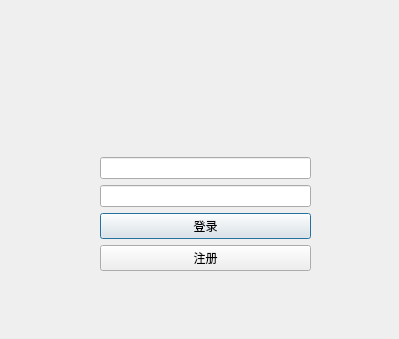
<?xml version="1.0" encoding="UTF-8"?>
<ui version="4.0">
 <class>Login</class>
 <widget class="QDialog" name="Login">
  <property name="geometry">
   <rect>
    <x>0</x>
    <y>0</y>
    <width>399</width>
    <height>339</height>
   </rect>
  </property>
  <property name="windowTitle">
   <string>Dialog</string>
  </property>
  <widget class="QWidget" name="layoutWidget">
   <property name="geometry">
    <rect>
     <x>100</x>
     <y>70</y>
     <width>211</width>
     <height>201</height>
    </rect>
   </property>
   <layout class="QVBoxLayout" name="verticalLayout">
    <item>
     <widget class="QLabel" name="wechat">
      <property name="text">
       <string/>
      </property>
     </widget>
    </item>
    <item>
     <widget class="QLineEdit" name="userName">
      <property name="text">
       <string/>
      </property>
     </widget>
    </item>
    <item>
     <widget class="QLineEdit" name="passWord">
      <property name="text">
       <string/>
      </property>
     </widget>
    </item>
    <item>
     <widget class="QPushButton" name="login_btn">
      <property name="text">
       <string>登录</string>
      </property>
     </widget>
    </item>
    <item>
     <widget class="QPushButton" name="register_btn">
      <property name="text">
       <string>注册</string>
      </property>
     </widget>
    </item>
   </layout>
  </widget>
 </widget>
 <resources/>
 <connections/>
</ui>
